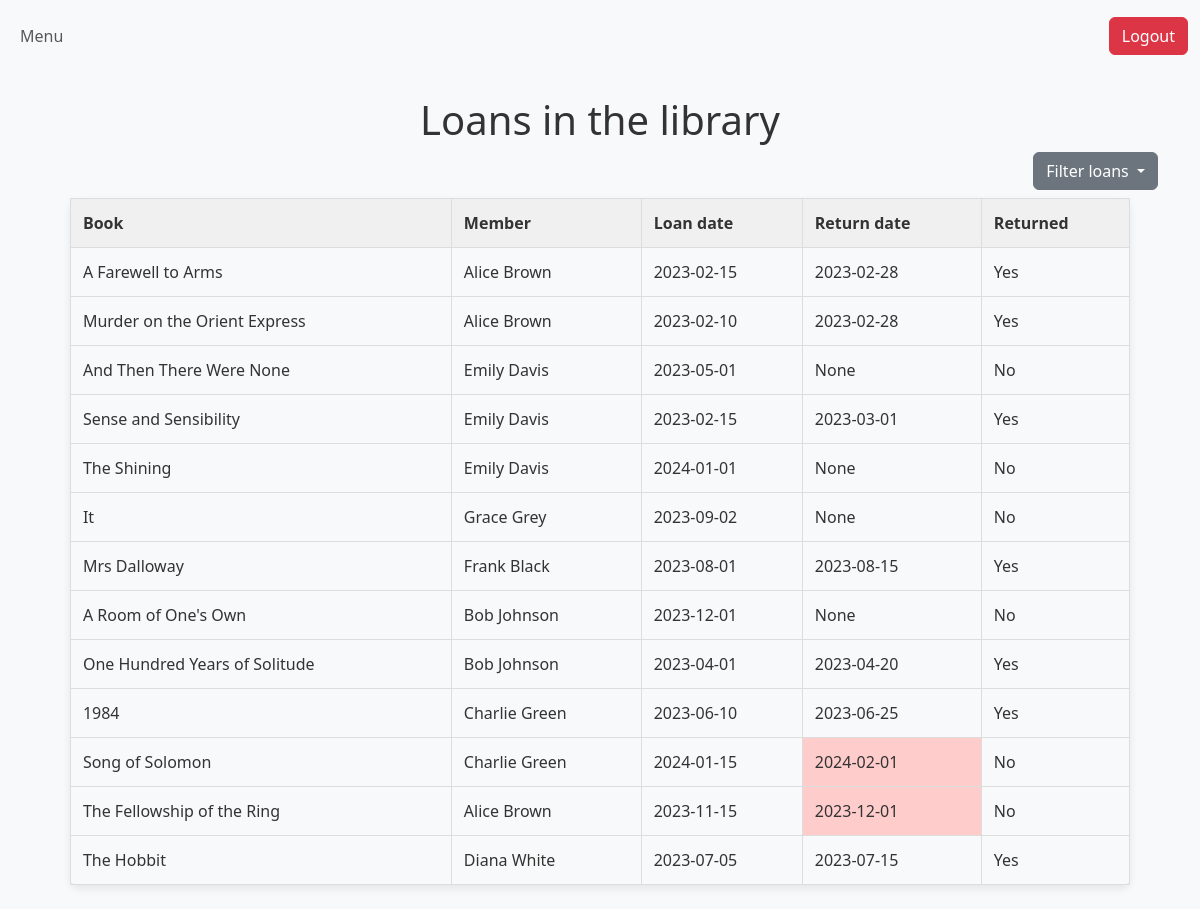
Page /loans on the committed database.
### models.py (models this page shows, shortened)
class Loan(db.Model):
    id = db.Column(db.Integer,primary_key=True)
    book_id = db.Column(db.Integer,db.ForeignKey('book.id'),nullable=False,index=True)
    member_id = db.Column(db.Integer,db.ForeignKey('member.id'),nullable=False,index=True)
    loan_date = db.Column(db.Date,nullable=False)
    return_date = db.Column(db.Date,nullable=True)
    returned = db.Column(db.Boolean,default=False,nullable=False)

class Book(db.Model):
    id = db.Column(db.Integer,primary_key=True)
    title = db.Column(db.String(255),nullable=False,index=True)
    isbn = db.Column(db.String(20),unique=True)
    publication_year = db.Column(db.Integer,index=True)
    genre = db.Column(db.String(50),index=True)
    author_id = db.Column(db.Integer,db.ForeignKey('author.id'),nullable=False,index=True)
    publisher_id = db.Column(db.Integer,db.ForeignKey('publisher.id'),nullable=False,index=True)
    loans = db.relationship('Loan',backref='book',lazy=True)

class Member(db.Model):
    id = db.Column(db.Integer,primary_key=True)
    name = db.Column(db.String(255),nullable=False,index=True)
    address = db.Column(db.String(255))
    contact_info = db.Column(db.String(255))
    loans = db.relationship('Loan',backref='member',lazy=True)

### app.py (the view)
@app.route("/loans")
def loans():
    filter_option = request.args.get('filter','all')
    loans_query = Loan.query
    if filter_option:
        if filter_option == 'returned':
            loans_query = Loan.query.filter_by(returned=True)
        elif filter_option == "not_returned":
            loans_query = Loan.query.filter_by(returned=False)
    loans = loans_query.all()
    loan_statuses = overdue_loans(loans)
    return render_template("loans.html",loans=loans,loan_statuses=loan_statuses)

### app.py (called while the page is built)
def overdue_loans(loans):
    today = date.today()
    loan_statuses = {}
    for loan in loans:
        if loan.return_date and today > loan.return_date and not loan.returned:
            loan_statuses[loan.id] = "overdue"
        else:
            loan_statuses[loan.id] = "ok"
    return loan_statuses

### templates/loans.html (shortened to what this page needs)
{% extends 'base.html' %}
{% block content %}
<div class="position-relative">
<nav class="navbar navbar-expand-lg navbar-light bg-light">
    <div class="container-fluid">
       <ul class="navbar-nav me-auto mb-2 mb-lg-0">
         <li class="nav-item">
           <a href="{{ url_for('menu') }}" class="nav-link"> Menu</a>
          </li>
       </ul>
       <ul class="navbar-nav ms-auto mb-2 mb-lg-0">
        <li class="nav-item">
            <a href="/" class="btn btn-danger">
                 Logout
            </a>
        </li>
      </ul>
    </div>
</nav>
</div>
<div class="container mt-4">
<h1 align="center">Loans in the library</h1>
<div class="d-flex justify-content-end mb-2">
    <div class="dropdown">
        <button class="btn btn-secondary dropdown-toggle"
                type="button"
                id="filterDropdown"
                data-bs-toggle="dropdown"
                aria-expanded="false">
            Filter loans
        </button>
    </div>
</div>
    <table class="mb-4">
        <thead>
            <tr>
                <th>Book</th>
                <th>Member</th>
                <th>Loan date</th>
                <th>Return date</th>
                <th>Returned</th>
            </tr>
        </thead>
        <tbody>
        {% for loan in loans %}
    <tr>
        <td><a href="/books?search_query={{ loan.book.title }}">{{ loan.book.title }}</a></td>
        <td><a href="/members?search_query={{ loan.member.name }}">{{ loan.member.name }}</a></td>
        <td>{{ loan.loan_date }}</td>
        <td {% if loan_statuses.get(loan.id) == 'overdue' %} class="overdue" {% endif %}>{{ loan.return_date }}</td>
        {% if loan.returned %}
            <td>Yes</td>
        {% else %}
            <td>No</td>
        {% endif %}
    </tr>
        {% endfor %}
        </tbody>
    </table>
    </div>
{% endblock %}

### static/style.css (style rules this page uses)
body { background-color: #f8f9fa; color: #333; }
table { width: 95%; margin-left: auto; margin-right: auto; border-collapse: collapse; border-spacing: 0; box-shadow: 0 4px 8px rgba(0,0,0,0.08); border-radius: 8px; }
th, td { border: 1px solid #ddd; padding: 12px; text-align: left; }
th { background-color: #f0f0f0; font-weight: bold; color: #333; }
td a { text-decoration: none; color: #333; }
.navbar { padding: 1rem 0; }
.overdue { background-color: #ffcccc; }

### rows in the picture
Loan: book "A Farewell to Arms", member.name "Alice Brown", loan_date "2023-02-15", return_date "2023-02-28", returned "Yes"
Loan: book "Murder on the Orient Express", member.name "Alice Brown", loan_date "2023-02-10", return_date "2023-02-28", returned "Yes"
Loan: book "And Then There Were None", member.name "Emily Davis", loan_date "2023-05-01", return_date "None", returned "No"
Loan: book "Sense and Sensibility", member.name "Emily Davis", loan_date "2023-02-15", return_date "2023-03-01", returned "Yes"
Loan: book "The Shining", member.name "Emily Davis", loan_date "2024-01-01", return_date "None", returned "No"
Loan: book "It", member.name "Grace Grey", loan_date "2023-09-02", return_date "None", returned "No"
Loan: book "Mrs Dalloway", member.name "Frank Black", loan_date "2023-08-01", return_date "2023-08-15", returned "Yes"
Loan: book "A Room of One's Own", member.name "Bob Johnson", loan_date "2023-12-01", return_date "None", returned "No"
Loan: book "One Hundred Years of Solitude", member.name "Bob Johnson", loan_date "2023-04-01", return_date "2023-04-20", returned "Yes"
Loan: book "1984", member.name "Charlie Green", loan_date "2023-06-10", return_date "2023-06-25", returned "Yes"
Loan: book "Song of Solomon", member.name "Charlie Green", loan_date "2024-01-15", return_date "2024-02-01", returned "No"
Loan: book "The Fellowship of the Ring", member.name "Alice Brown", loan_date "2023-11-15", return_date "2023-12-01", returned "No"
Loan: book "The Hobbit", member.name "Diana White", loan_date "2023-07-05", return_date "2023-07-15", returned "Yes"
